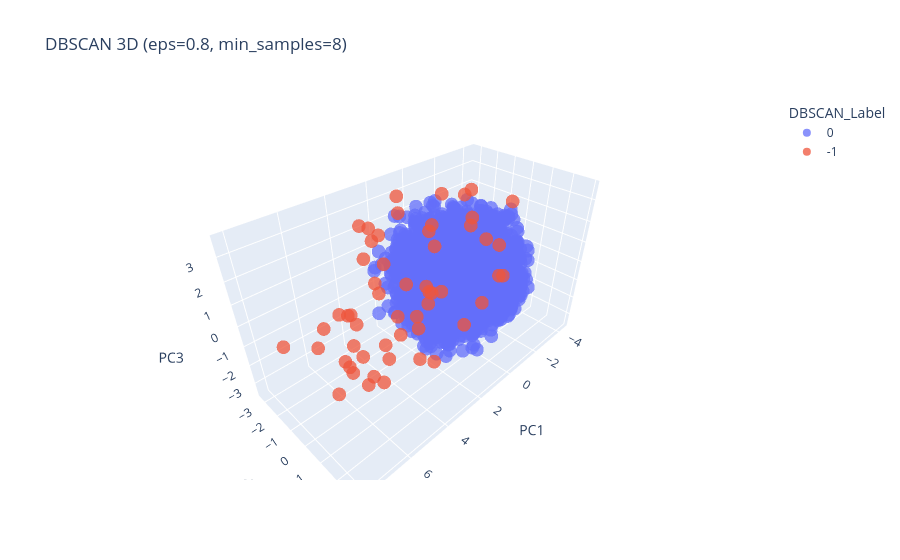

Here is the notebook cell this chart was saved with:
### Code cell
import numpy as np
import pandas as pd
import matplotlib.pyplot as plt

from sklearn.preprocessing import StandardScaler
from sklearn.decomposition import PCA
from sklearn.cluster import DBSCAN
from sklearn.metrics import silhouette_score

# -----------------------------
# 1) Load + clean numeric data (same approach as your other sections)
# -----------------------------
path = (r"C:\Users\User\Machine\Jupyter file\dataset1_raw.csv")
raw_df = pd.read_csv(path).dropna()

LABEL_COLS = []  # if your dataset has a label column, put it here
DROP_COLS = ["id", "gender", "occupation_type"]  # qualitative columns to remove

df_work = raw_df.copy()

# drop labels if present
label_present = [c for c in LABEL_COLS if c in df_work.columns]
if label_present:
    df_work = df_work.drop(columns=label_present)

# drop known non-quantitative columns
drop_present = [c for c in DROP_COLS if c in df_work.columns]
df_work = df_work.drop(columns=drop_present)

# keep numeric only (guarantees quantitative)
df_numeric = df_work.select_dtypes(include=[np.number]).copy()

print("Numeric-only shape:", df_numeric.shape)
display(df_numeric.head(10))

SAVED_DATASET_PATH = (r"C:\Users\User\Machine\Jupyter file\dataset1_dbscan_clean.csv")
df_numeric.to_csv(SAVED_DATASET_PATH, index=False)

# -----------------------------
# 2) Normalize
# -----------------------------
scaler = StandardScaler()
X_scaled = scaler.fit_transform(df_numeric)

# -----------------------------
# 3) PCA to 3 components (so it’s directly comparable to your KMeans/Hierarchical runs)
# -----------------------------
pca3 = PCA(n_components=3, random_state=42)
Z3 = pca3.fit_transform(X_scaled)

# -----------------------------
# 4) DBSCAN
#    eps and min_samples matter a lot — start with these and tune.
# -----------------------------
eps = 0.8          # try 0.3–2.0 depending on your dataset scale and PCA space
min_samples = 8    # try 4–20 depending on dataset size

db = DBSCAN(eps=eps, min_samples=min_samples)
db_labels = db.fit_predict(Z3)

# DBSCAN labels: -1 means "noise"
unique, counts = np.unique(db_labels, return_counts=True)
print("\nDBSCAN cluster counts (label -> count):")
print(dict(zip(unique, counts)))

n_clusters = len(set(db_labels)) - (1 if -1 in db_labels else 0)
n_noise = np.sum(db_labels == -1)
print(f"\n# clusters found (excluding noise): {n_clusters}")
print(f"# noise points: {n_noise}")

# -----------------------------
# 5) Visualization (PC1 vs PC2)
# -----------------------------
plt.figure()
plt.scatter(Z3[:, 0], Z3[:, 1], c=db_labels, alpha=0.75)
plt.xlabel("PC1")
plt.ylabel("PC2")
plt.title(f"DBSCAN on PCA(3) space (eps={eps}, min_samples={min_samples})")
plt.show()

# Optional: 3D visualization (PC1, PC2, PC3)
try:
    import plotly.express as px
    pca_df = pd.DataFrame(Z3, columns=["PC1", "PC2", "PC3"])
    pca_df["DBSCAN_Label"] = db_labels.astype(str)

    fig = px.scatter_3d(
        pca_df, x="PC1", y="PC2", z="PC3",
        color="DBSCAN_Label",
        opacity=0.75,
        title=f"DBSCAN 3D (eps={eps}, min_samples={min_samples})"
    )
    fig.show()
except Exception as e:
    print("Plotly not available or failed:", e)

# -----------------------------
# 6) Silhouette score (only valid if DBSCAN forms >=2 clusters and not all noise)
# -----------------------------
valid_mask = db_labels != -1
valid_labels = db_labels[valid_mask]

# silhouette requires at least 2 clusters among non-noise points
if len(set(valid_labels)) >= 2 and np.sum(valid_mask) > len(set(valid_labels)):
    sil = silhouette_score(Z3[valid_mask], valid_labels)
    print(f"\nDBSCAN silhouette (excluding noise): {sil:.4f}")
else:
    print("\nDBSCAN silhouette not computed (need >=2 clusters among non-noise points).")

### Figure 1 — Plotly figure (JSON) as saved in the notebook; plotly's stock layout.template omitted (floating-point values rounded to 4 significant figures; data arrays with more than 128 entries replaced by an {"elided": "..."} marker saying what was removed)
{"data": [{"hovertemplate": "DBSCAN_Label=0<br>PC1=%{x}<br>PC2=%{y}<br>PC3=%{z}<extra></extra>", "legendgroup": "0", "marker": {"color": "#636efa", "opacity": 0.75, "symbol": "circle"}, "mode": "markers", "name": "0", "scene": "scene", "showlegend": true, "type": "scatter3d", "x": {"elided": "6323 float values"}, "y": {"elided": "6323 float values"}, "z": {"elided": "6323 float values"}}, {"hovertemplate": "DBSCAN_Label=-1<br>PC1=%{x}<br>PC2=%{y}<br>PC3=%{z}<extra></extra>", "legendgroup": "-1", "marker": {"color": "#EF553B", "opacity": 0.75, "symbol": "circle"}, "mode": "markers", "name": "-1", "scene": "scene", "showlegend": true, "type": "scatter3d", "x": [6.408, 4.188, 4.078, 2.757, 5.469, -0.5488, 6.118, 5.532, -0.9237, 5.323, -4.336, 4.551, -1.337, 8.047, 2.769, 5.368, -3.886, 4.409, 4.386, -0.5353, 2.583, 3.716, 2.31, 4.088, 6.243, 0.8928, 5.249, -0.2386, 0.8367, 5.744, 6.18, -1.508, -0.4194, 2.958, 6.52, -0.9401, 3.854, 4.615, 6.128, 4.606, 4.539, 3.739, 2.864, -1.888, 1.768, -2.526, -3.966, 6.445, 0.9336, 7.103, 5.664, -3.861, -3.279, 5.074, -2.012], "y": [-1.543, 0.7948, 2.435, 1.121, 0.05465, -2.223, 0.07935, 1.697, -0.336, 1.036, -1.116, 0.4858, -0.7125, -0.7659, -1.958, 1.337, -0.3828, -0.8206, 1.893, -2.378, 0.6732, 0.6585, 0.5393, -0.4797, 0.4513, -2.889, 0.3228, -2.151, 1.169, -0.7764, -1.273, -2.446, -0.3006, -2.925, 1.742, -2.998, -1.128, 1.171, 0.5224, 2.252, -0.08909, -3.093, -2.298, 1.008, -1.928, -0.5473, -0.6809, 0.3557, -1.647, 0.7235, 0.1481, -1.612, -2.194, -1.257, -3.037], "z": [-1.12, -0.3649, -0.7004, 2.995, -1.131, -2.364, -1.201, -0.08682, -3.521, -1.882, -0.7053, 2.78, 3.313, 0.4956, 2.251, 0.2154, -2.024, 2.353, 1.237, -2.361, 3.353, 1.636, 3.445, 0.8465, -1.144, 2.258, -2.152, -2.83, 3.444, 0.5814, -0.1257, -2.878, 3.502, 2.377, -0.5843, -2.547, 3.265, 0.9547, 0.1466, -0.339, 1.713, -1.85, 1.897, 3.155, 3.602, -3.127, -2.202, -0.5107, -3.446, -1.385, 0.6154, -0.3699, 0.3978, -0.1047, 2.211]}], "layout": {"legend": {"title": {"text": "DBSCAN_Label"}, "tracegroupgap": 0}, "scene": {"domain": {"x": [0, 1], "y": [0, 1]}, "xaxis": {"title": {"text": "PC1"}}, "yaxis": {"title": {"text": "PC2"}}, "zaxis": {"title": {"text": "PC3"}}}, "title": {"text": "DBSCAN 3D (eps=0.8, min_samples=8)"}}}
